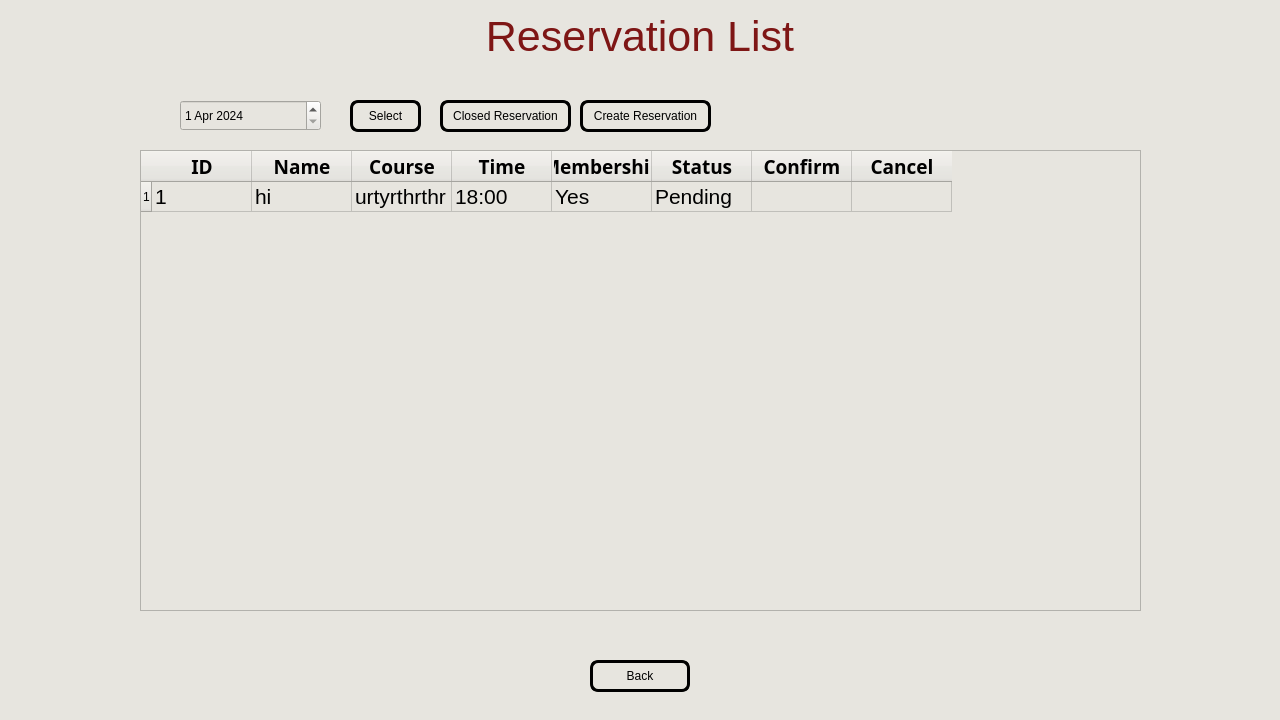
<?xml version="1.0" encoding="UTF-8"?>
<ui version="4.0">
 <class>MainWindow</class>
 <widget class="QMainWindow" name="MainWindow">
  <property name="geometry">
   <rect>
    <x>0</x>
    <y>0</y>
    <width>1280</width>
    <height>720</height>
   </rect>
  </property>
  <property name="minimumSize">
   <size>
    <width>1280</width>
    <height>720</height>
   </size>
  </property>
  <property name="maximumSize">
   <size>
    <width>1280</width>
    <height>720</height>
   </size>
  </property>
  <property name="windowTitle">
   <string>MainWindow</string>
  </property>
  <property name="styleSheet">
   <string notr="true">background-color: rgb(231, 229, 223);</string>
  </property>
  <widget class="QWidget" name="centralwidget">
   <widget class="QLabel" name="title">
    <property name="geometry">
     <rect>
      <x>20</x>
      <y>10</y>
      <width>1240</width>
      <height>52</height>
     </rect>
    </property>
    <property name="font">
     <font>
      <family>Arial</family>
      <pointsize>32</pointsize>
      <italic>false</italic>
      <bold>false</bold>
     </font>
    </property>
    <property name="styleSheet">
     <string notr="true">font: 32pt &quot;Arial&quot;;
color: rgb(126, 22, 21);</string>
    </property>
    <property name="text">
     <string>Reservation List</string>
    </property>
    <property name="alignment">
     <set>Qt::AlignCenter</set>
    </property>
   </widget>
   <widget class="QPushButton" name="backBtn">
    <property name="geometry">
     <rect>
      <x>590</x>
      <y>660</y>
      <width>100</width>
      <height>32</height>
     </rect>
    </property>
    <property name="styleSheet">
     <string notr="true">QPushButton{
border: 3 solid black;
border-radius: 8px;
color: black;
}
QPushButton:hover{
	background-color: rgb(166, 165, 161);
}</string>
    </property>
    <property name="text">
     <string>Back</string>
    </property>
   </widget>
   <widget class="QPushButton" name="closeReservationBtn">
    <property name="geometry">
     <rect>
      <x>440</x>
      <y>100</y>
      <width>131</width>
      <height>32</height>
     </rect>
    </property>
    <property name="styleSheet">
     <string notr="true">QPushButton{
border: 3 solid black;
border-radius: 8px;
color: black;
}
QPushButton:hover{
	background-color: rgb(166, 165, 161);
}</string>
    </property>
    <property name="text">
     <string>Closed Reservation</string>
    </property>
   </widget>
   <widget class="QTableWidget" name="reservationTable">
    <property name="geometry">
     <rect>
      <x>140</x>
      <y>150</y>
      <width>1001</width>
      <height>461</height>
     </rect>
    </property>
    <property name="font">
     <font>
      <family>Arial</family>
      <pointsize>16</pointsize>
     </font>
    </property>
    <property name="styleSheet">
     <string notr="true">color:rgb(0, 0, 0)</string>
    </property>
    <property name="editTriggers">
     <set>QAbstractItemView::AnyKeyPressed|QAbstractItemView::DoubleClicked</set>
    </property>
    <attribute name="horizontalHeaderStretchLastSection">
     <bool>false</bool>
    </attribute>
    <row/>
    <column>
     <property name="text">
      <string>ID</string>
     </property>
     <property name="font">
      <font>
       <family>KoHo</family>
       <pointsize>14</pointsize>
       <bold>true</bold>
      </font>
     </property>
    </column>
    <column>
     <property name="text">
      <string>Name</string>
     </property>
     <property name="font">
      <font>
       <family>KoHo</family>
       <pointsize>14</pointsize>
       <bold>true</bold>
      </font>
     </property>
    </column>
    <column>
     <property name="text">
      <string>Course</string>
     </property>
     <property name="font">
      <font>
       <family>KoHo</family>
       <pointsize>14</pointsize>
       <bold>true</bold>
      </font>
     </property>
    </column>
    <column>
     <property name="text">
      <string>Time</string>
     </property>
     <property name="font">
      <font>
       <family>KoHo</family>
       <pointsize>14</pointsize>
       <bold>true</bold>
      </font>
     </property>
    </column>
    <column>
     <property name="text">
      <string>Membership</string>
     </property>
     <property name="font">
      <font>
       <family>KoHo</family>
       <pointsize>14</pointsize>
       <bold>true</bold>
      </font>
     </property>
    </column>
    <column>
     <property name="text">
      <string>Status</string>
     </property>
     <property name="font">
      <font>
       <family>KoHo</family>
       <pointsize>14</pointsize>
       <bold>true</bold>
      </font>
     </property>
    </column>
    <column>
     <property name="text">
      <string>Confirm</string>
     </property>
     <property name="font">
      <font>
       <family>KoHo</family>
       <pointsize>14</pointsize>
       <bold>true</bold>
      </font>
     </property>
    </column>
    <column>
     <property name="text">
      <string>Cancel</string>
     </property>
     <property name="font">
      <font>
       <family>KoHo</family>
       <pointsize>14</pointsize>
       <bold>true</bold>
      </font>
     </property>
    </column>
    <item row="0" column="0">
     <property name="text">
      <string>1</string>
     </property>
    </item>
    <item row="0" column="1">
     <property name="text">
      <string>hi</string>
     </property>
    </item>
    <item row="0" column="2">
     <property name="text">
      <string>urtyrthrthr</string>
     </property>
    </item>
    <item row="0" column="3">
     <property name="text">
      <string>18:00</string>
     </property>
    </item>
    <item row="0" column="4">
     <property name="text">
      <string>Yes</string>
     </property>
    </item>
    <item row="0" column="5">
     <property name="text">
      <string>Pending</string>
     </property>
    </item>
   </widget>
   <widget class="QDateEdit" name="dateEdit">
    <property name="geometry">
     <rect>
      <x>180</x>
      <y>100</y>
      <width>141</width>
      <height>31</height>
     </rect>
    </property>
    <property name="styleSheet">
     <string notr="true">color:rgb(0, 0, 0);
font: 16pt &quot;Arial&quot;;</string>
    </property>
    <property name="timeSpec">
     <enum>Qt::UTC</enum>
    </property>
    <property name="date">
     <date>
      <year>2024</year>
      <month>4</month>
      <day>1</day>
     </date>
    </property>
   </widget>
   <widget class="QPushButton" name="selectBtn">
    <property name="geometry">
     <rect>
      <x>350</x>
      <y>100</y>
      <width>71</width>
      <height>32</height>
     </rect>
    </property>
    <property name="styleSheet">
     <string notr="true">QPushButton{
border: 3 solid black;
border-radius: 8px;
color: black;
}
QPushButton:hover{
	background-color: rgb(166, 165, 161);
}</string>
    </property>
    <property name="text">
     <string>Select</string>
    </property>
   </widget>
   <widget class="QPushButton" name="createReservationBtn">
    <property name="geometry">
     <rect>
      <x>580</x>
      <y>100</y>
      <width>131</width>
      <height>32</height>
     </rect>
    </property>
    <property name="styleSheet">
     <string notr="true">QPushButton{
border: 3 solid black;
border-radius: 8px;
color: black;
}
QPushButton:hover{
	background-color: rgb(166, 165, 161);
}</string>
    </property>
    <property name="text">
     <string>Create Reservation</string>
    </property>
   </widget>
  </widget>
 </widget>
 <resources/>
 <connections/>
</ui>
